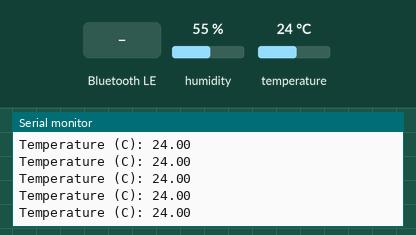
The sketch below on a simulated ESP32. On the bench: the last lines printed to the serial monitor. Inputs (shaded band) come from the test bench; at power-on: temperature 24 °C, humidity 55 %. Nothing arrives over Bluetooth unless stated; a phone connects over Bluetooth LE 3 s after start.

Above: at 3.2 s.
3.3 s: Bluetooth LE write "1" received
At 3.48 s:
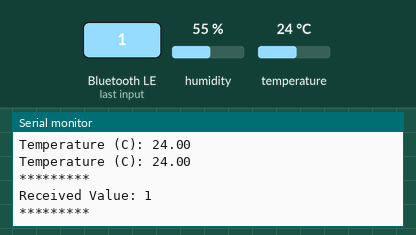
4.8 s: temperature set to 12 °C
At 5.4 s:
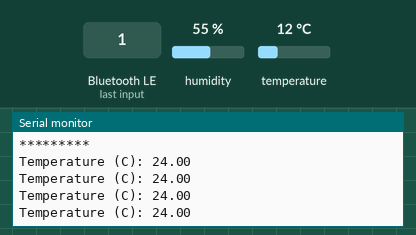
6.3 s: Bluetooth LE write "0" received
At 6.49 s:
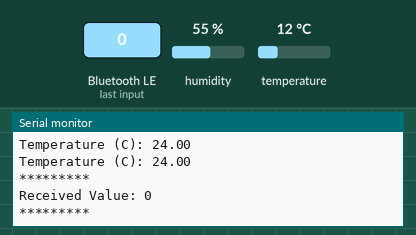
7.8 s: temperature set to 19 °C
At 8.4 s:
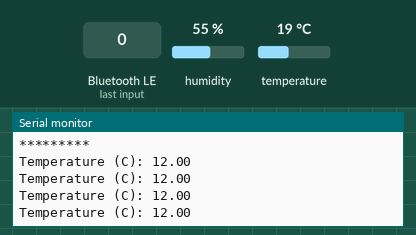
Timing chart, 0 to 10.3 s (numbered marks = the images above; inputs shaded):
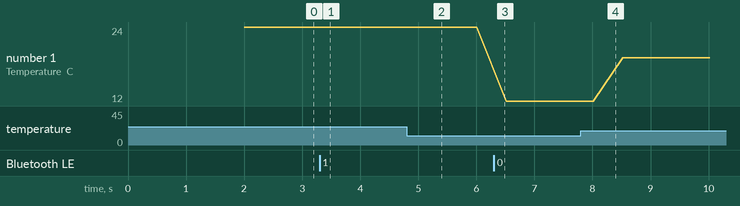

The sketch:

sendDHTBLE.ino
```cpp
#include <BLEDevice.h>
#include <BLEServer.h>
#include <BLEUtils.h>
#include <BLE2902.h>
#include <DHT.h>

#define SERVICE_UUID           "6E400001-B5A3-F393-E0A9-E50E24DCCA9E" // UART service UUID
#define CHARACTERISTIC_UUID_RX "6E400002-B5A3-F393-E0A9-E50E24DCCA9E"
#define CHARACTERISTIC_UUID_TX "6E400003-B5A3-F393-E0A9-E50E24DCCA9E"

#define bleServerName       "ESP32Server"

#define DHT_PIN 4    // Pin to which DHT11/DHT22 data pin is connected
#define DHT_TYPE DHT22 // Change to DHT22 if you are using DHT22 sensor

BLEServer* pServer = NULL;
BLECharacteristic* pTxCharacteristic = NULL;
bool deviceConnected = false;
bool oldDeviceConnected = false;

DHT dht(DHT_PIN, DHT_TYPE);

class MyServerCallbacks: public BLEServerCallbacks {
    void onConnect(BLEServer* pServer) {
      deviceConnected = true;
    };

    void onDisconnect(BLEServer* pServer) {
      deviceConnected = false;
    }
};

class MyCallbacks: public BLECharacteristicCallbacks {
    void onWrite(BLECharacteristic *pCharacteristic) {
      String rxValue = pCharacteristic->getValue();


      if (rxValue.length() > 0) {
        Serial.println("*********");
        Serial.print("Received Value: ");
        for (int i = 0; i < rxValue.length(); i++)
          Serial.print(rxValue[i]);

        Serial.println();
        Serial.println("*********");
      }
    }
};

void setup() {
  Serial.begin(115200);
  BLEDevice::init(bleServerName);
  pServer = BLEDevice::createServer();
  pServer->setCallbacks(new MyServerCallbacks());
  BLEService *pService = pServer->createService(SERVICE_UUID);
  pTxCharacteristic = pService->createCharacteristic(
										CHARACTERISTIC_UUID_TX,
										BLECharacteristic::PROPERTY_NOTIFY
									);

  pTxCharacteristic->addDescriptor(new BLE2902());

  BLECharacteristic * pRxCharacteristic = pService->createCharacteristic(
											 CHARACTERISTIC_UUID_RX,
											BLECharacteristic::PROPERTY_WRITE
										);

  pRxCharacteristic->setCallbacks(new MyCallbacks());

  pService->start();
  pServer->getAdvertising()->start();
  Serial.println("Waiting a client connection to notify...");

  dht.begin();
  delay(2000);
}

void loop() {
  float temperature = dht.readTemperature();
  float humidity = dht.readHumidity();

  Serial.print("Temperature (C): ");
  Serial.println(temperature);
 // Serial.print("Humidity (%): ");
//  Serial.println(humidity);

  // Create a string with temperature and humidity values
  String sensorData = "Temp: " + String(temperature) + "C";

  // Handle Bluetooth communication
  if (deviceConnected) {
    pTxCharacteristic->setValue(sensorData.c_str());
    pTxCharacteristic->notify();
    delay(500); // bluetooth stack will go into congestion if too many packets are sent
  }

  // Handle disconnecting
  if (!deviceConnected && oldDeviceConnected) {
    delay(1000); // give the bluetooth stack the chance to get things ready
    pServer->startAdvertising(); // restart advertising
    Serial.println("start advertising");
    oldDeviceConnected = deviceConnected;
  }

  // Handle connecting
  if (deviceConnected && !oldDeviceConnected) {
    // do stuff here on connecting
    oldDeviceConnected = deviceConnected;
  }
}
```

Measured:
- after the input at 3.3 s, the serial monitor: prints a new line after 0.05 s (image 1)
- after the input at 6.3 s, the serial monitor: prints a new line after 0.05 s (image 3)
- plotted number 1: 12 → 19 after the input at 7.8 s
